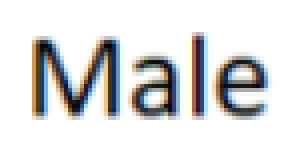
#> input picture tr.PNG, 74 x 37 px, found by its file name (shown 4 times larger)
$ jupyter execute --allow-errors OpenCV-CRNN.ipynb
#> lines starting #> are read from the running program, lines starting #| are printed output that depends on the picture
[cell 1]
import cv2
import numpy as np

[cell 2]
img = cv2.imread('D:/ProjetosVisaoComputacional/tr.PNG')
#> img is the input picture: shape (37, 74, 3); mean B, G, R 218.9, 218.8, 218.6

#> (a cell that did not finish here is left out)

[cell 4]
# ## Prepare the image
img_gray = cv2.cvtColor(img, cv2.COLOR_BGR2GRAY)
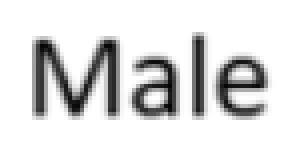
#> img_gray: shape (37, 74) (shown 4 times larger); min 4, max 255, mean 218.8

blob = cv2.dnn.blobFromImage(img_gray, scalefactor=1/127.5, size=(100,32), mean=127.5)


$ run again, with OCR_LNP.PNG copied over tr.PNG
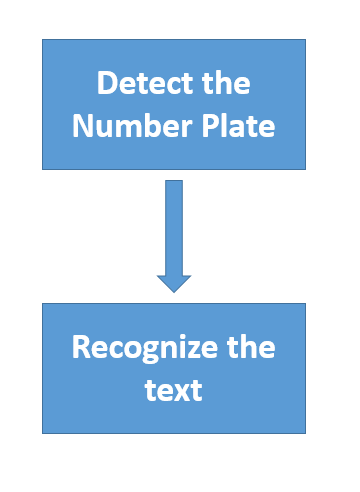
#> input picture OCR_LNP.PNG, 360 x 492 px, found by its file name
#> img is the input picture: shape (492, 360, 3); mean B, G, R 239.1, 218, 194.8
#> `img_gray = cv2.cvtColor(img, cv2.COLOR_BGR2GRAY)`:
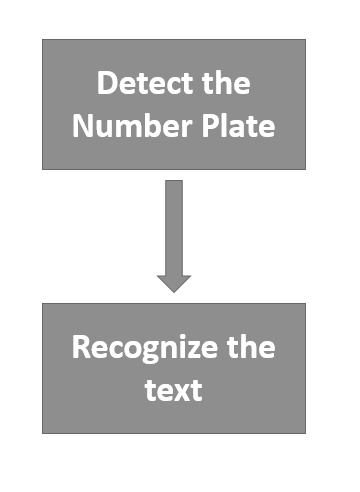
#> img_gray: shape (492, 360); min 104, max 255, mean 213.3

$ run again, with skew_normal.PNG copied over tr.PNG
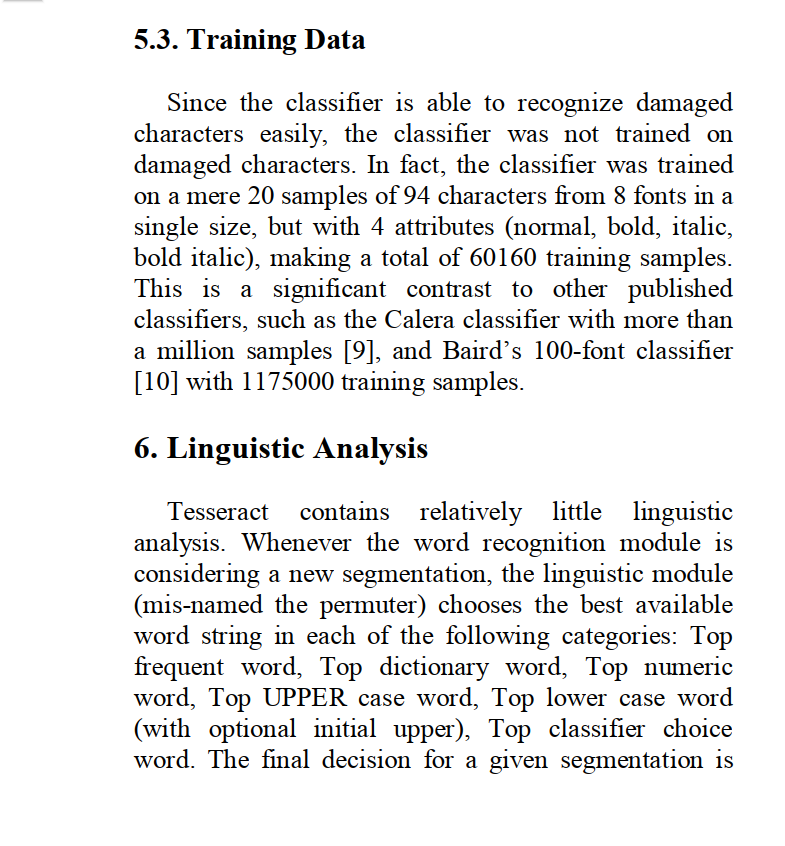
#> input picture skew_normal.PNG, 785 x 846 px, found by its file name
#> img is the input picture: shape (846, 785, 3); mean B, G, R 236.3, 236.3, 236.3
#> `img_gray = cv2.cvtColor(img, cv2.COLOR_BGR2GRAY)`:
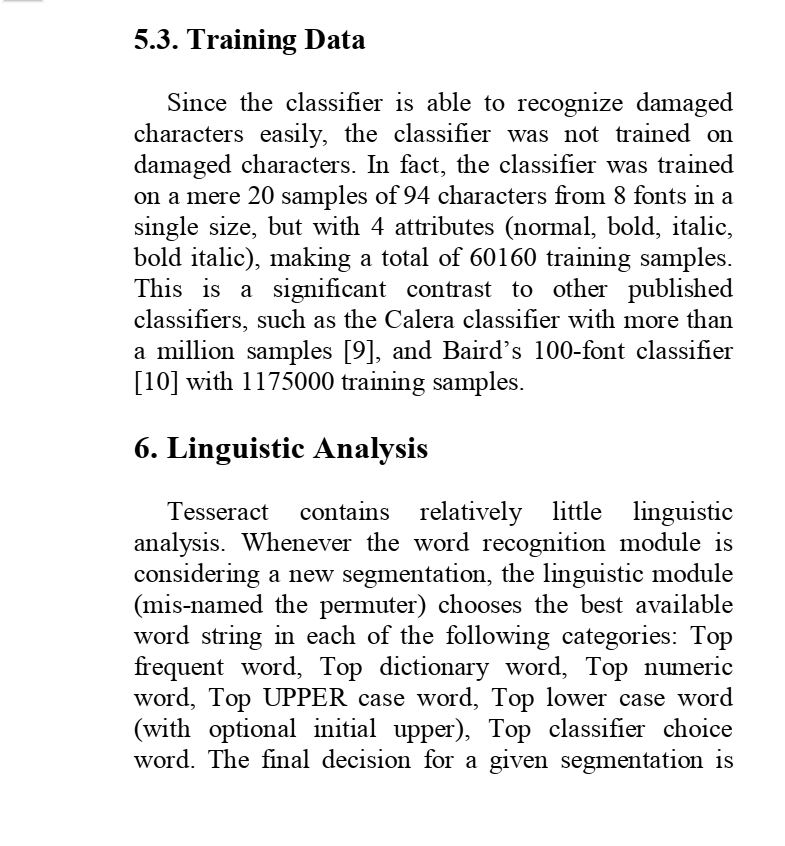
#> img_gray: shape (846, 785); min 0, max 255, mean 236.3
